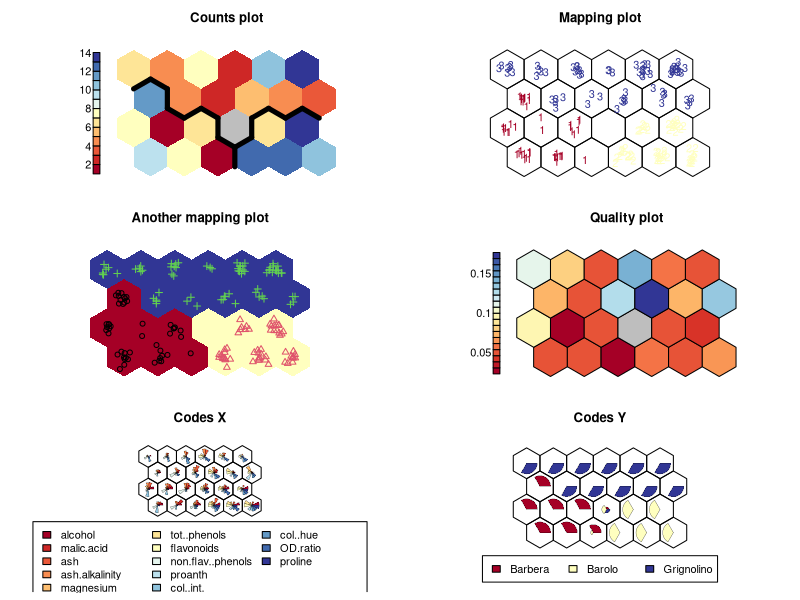

Write the R code that produced this figure.
## ---- chunk 1
# 安装包
if (!requireNamespace("kohonen", quietly = TRUE)) {
  install.packages("kohonen")
}

# 加载包
library(kohonen)
## ---- chunk 2
# 加载数据
data <- read.delim("files/Hiplot/050-easy-som-data.txt", header = T)

# 整理数据格式
target <- data[,1]
target <- factor(target, levels = unique(target))
data <- data[,-1]
data <- as.data.frame(data)
for (i in 1:ncol(data)) {
  data[,i] <- as.numeric(data[,i])
}
data <- as.matrix(data)
set.seed(7)
kohmap <- xyf(scale(data), target, grid = somgrid(xdim=6, ydim=4, topo="hexagonal"), rlen=100)

color_key <- c("#A50026","#D73027","#F46D43","#FDAE61","#FEE090","#FFFFBF","#E0F3F8",
               "#ABD9E9","#74ADD1","#4575B4","#313695")
colors <- function (n, alpha, rev = FALSE) {
  colorRampPalette(color_key)(n)
}

# 查看数据
head(data)
## ---- chunk 3
#| label: fig-1Eeasy-som
#| fig-cap: "简易 SOM"
#| out.width: "95%"
#| fig-height: 8
#| fig-width: 8
#| warning: false
#| message: false

# 简易 SOM
p <- function () {
  par(mfrow = c(3,2))
  xyfpredictions <- classmat2classvec(getCodes(kohmap, 2))
  plot(kohmap, type="counts", col = as.integer(target),
       palette.name = colors,
       pchs = as.integer(target), 
       main = "Counts plot", shape = "straight", border = NA)
  
  som.hc <- cutree(hclust(object.distances(kohmap, "codes")), 3)
  add.cluster.boundaries(kohmap, som.hc)

  plot(kohmap, type="mapping",
       labels = as.integer(target), col = colors(3)[as.integer(target)],
       palette.name = colors,
       shape = "straight",
       main = "Mapping plot")

  ## 根据预测的类别标签为单元添加背景颜色
  xyfpredictions <- classmat2classvec(getCodes(kohmap, 2))
  bgcols <- colors(3)
  plot(kohmap, type="mapping", col = as.integer(target),
       pchs = as.integer(target), bgcol = bgcols[as.integer(xyfpredictions)],
       main = "Another mapping plot", shape = "straight", border = NA)
  
  similarities <- plot(kohmap, type="quality", shape = "straight",
                       palette.name = colors)
  
  plot(kohmap, type="codes", shape = "straight", 
       main = c("Codes X", "Codes Y"), palette.name = colors)
}

p()
